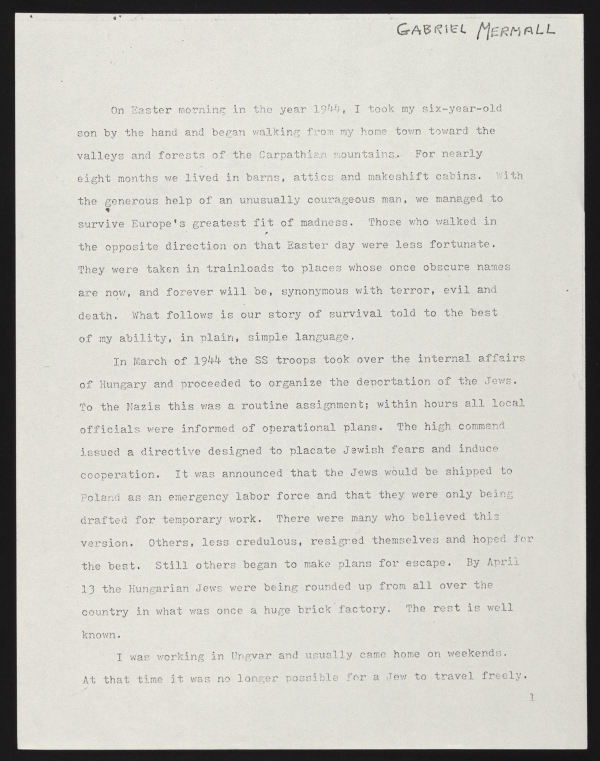
#> input picture data/one_column.jpeg, 1200 x 1522 px (shown at 1/2 size)
$ python -i preprocessing_pipeline.py   (imports and definitions only)
#> lines starting #> are read from the running program, lines starting #| are printed output that depends on the picture; after the words box and inside, x2 and y2 are one past the last pixel; in counts of white or black regions, pixels touching at a corner belong together
#> in preprocess_pipeline, img is the input picture: shape (1522, 1200, 3); mean B, G, R 197.6, 203.9, 205.2
import cv2
import numpy as np
import matplotlib.pyplot as plt

def display_from_memory(image):
    plt.figure(figsize=(8, 6))
    plt.imshow(image, cmap='gray')
    plt.axis('off')
    plt.show()

def display_from_path(im_path):
    dpi = 80
    im_data = plt.imread(im_path)
    height, width = im_data.shape[:2]
    figsize = width / float(dpi), height / float(dpi)
    fig = plt.figure(figsize=figsize)
    ax = fig.add_axes([0, 0, 1, 1])
    ax.axis('off')
    ax.imshow(im_data, cmap='gray')

    plt.show()

def binarization(image):
    gray_image = cv2.cvtColor(image, cv2.COLOR_BGR2GRAY)
    thresh, binarized_img = cv2.threshold(gray_image, 210, 230, cv2.THRESH_BINARY)
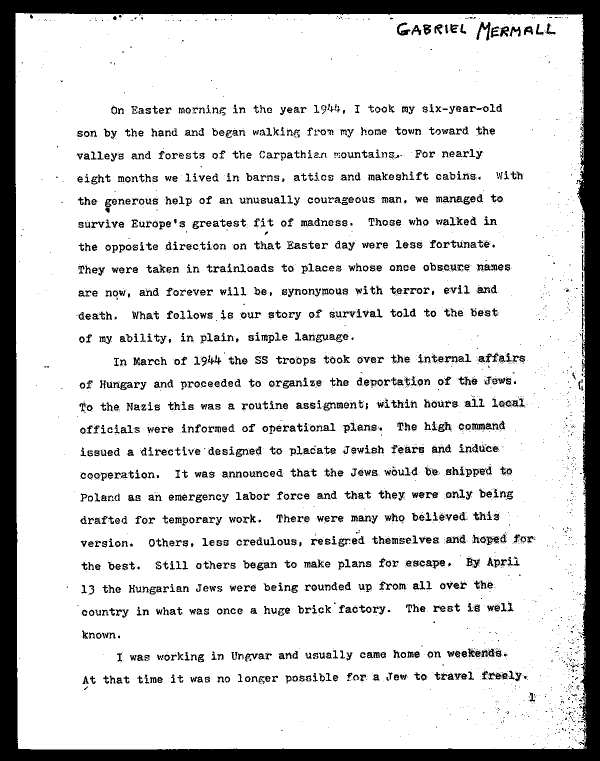
#> binarized_img: shape (1522, 1200) (shown at 1/2 size); values 0 (black) and 230 (white), 85.1% white; 4159 black regions (2848 under 20 px), largest, box (x1, y1, x2, y2) and area: (0, 0, 1200, 1522) 157515, (953, 44, 981, 81) 389, (936, 1297, 976, 1315) 326
    return binarized_img

def noise_removal(image):
    kernel = np.ones((1, 1), np.uint8)
    image = cv2.dilate(image, kernel, iterations=1)
    kernel = np.ones((1, 1), np.uint8)
    image = cv2.erode(image, kernel, iterations=1)
    image = cv2.morphologyEx(image, cv2.MORPH_CLOSE, kernel)
    image = cv2.medianBlur(image, 3)
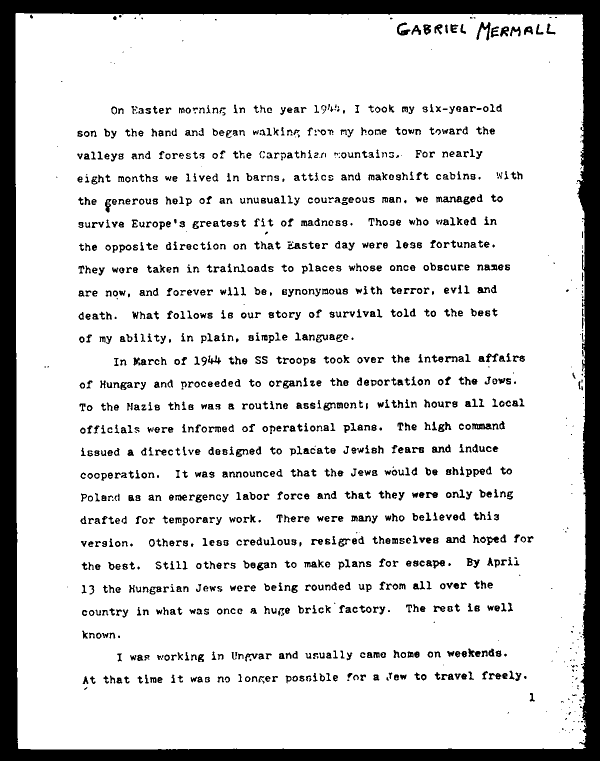
#> image: shape (1522, 1200) (shown at 1/2 size); values 0 (black) and 230 (white), 85.4% white; 1478 black regions (198 under 20 px), largest, box (x1, y1, x2, y2) and area: (0, 0, 1200, 1522) 157895, (953, 44, 981, 81) 388, (872, 392, 925, 405) 375
    return image

def thin_font(image):
    image = cv2.bitwise_not(image)
    kernel = np.zeros((2,2),np.uint8)
    image = cv2.erode(image, kernel, iterations=1)
    image = cv2.bitwise_not(image)
    return image

def thick_font(image):
    image = cv2.bitwise_not(image)
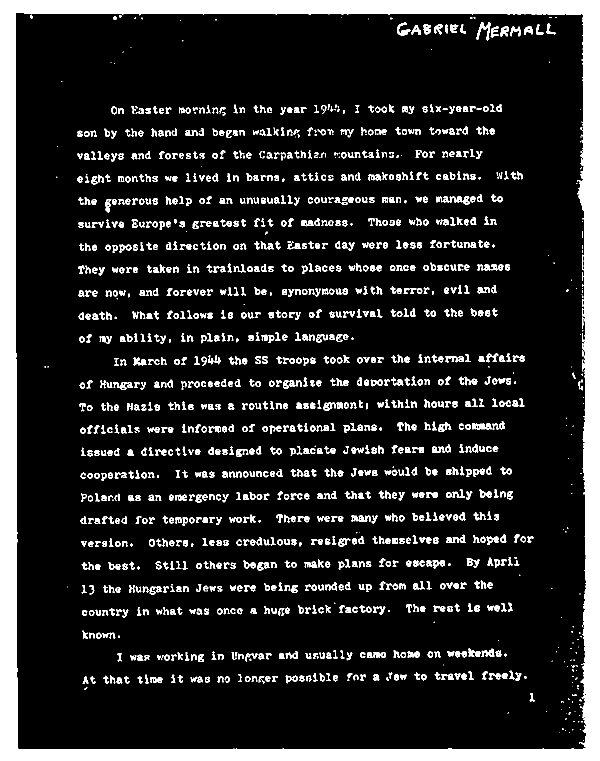
#> image: shape (1522, 1200) (shown at 1/2 size); values 25 (black) and 255 (white), 14.6% white; 1478 white regions (198 under 20 px), largest, box (x1, y1, x2, y2) and area: (0, 0, 1200, 1522) 157895, (953, 44, 981, 81) 388, (872, 392, 925, 405) 375
    kernel = np.ones((2,2),np.uint8)
    image = cv2.dilate(image, kernel, iterations=1)
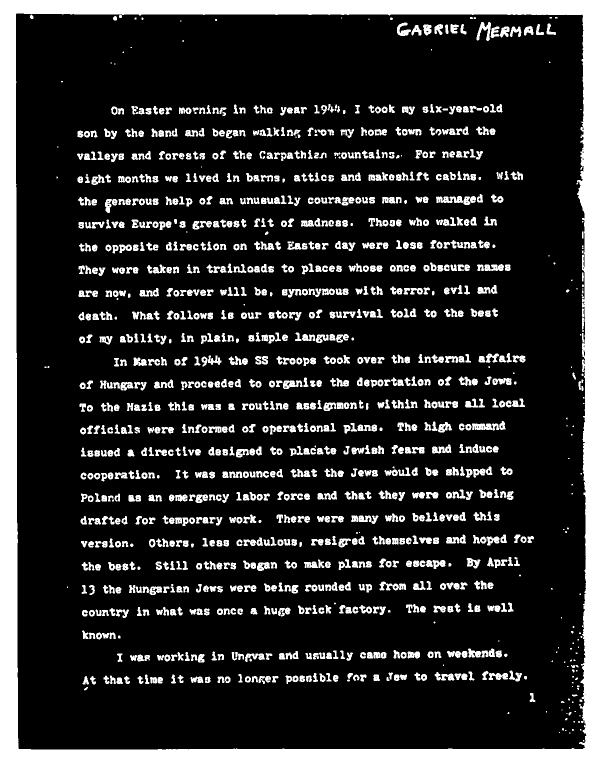
#> image: shape (1522, 1200) (shown at 1/2 size); values 25 (black) and 255 (white), 17.5% white; 1334 white regions (128 under 20 px), largest, box (x1, y1, x2, y2) and area: (0, 0, 1200, 1522) 161119, (936, 1297, 990, 1315) 604, (944, 847, 998, 861) 572
    image = cv2.bitwise_not(image)
    return image

def remove_borders(image):
    contours, hierarchy = cv2.findContours(image, cv2.RETR_EXTERNAL, cv2.CHAIN_APPROX_SIMPLE)
    cntsSorted = sorted(contours, key=lambda x:cv2.contourArea(x))
    cnt = cntsSorted[-1]
    x, y, w, h = cv2.boundingRect(cnt)
    crop = image[y:y+h, x:x+w]
    return crop

def preprocess_pipeline(image_path):
    # Load the image
    img = cv2.imread(image_path)

    # #for debugging
    # display_from_path(image_path)

    # Change to binary
    gray_image = binarization(img)

    # Noise removal
    no_noise = noise_removal(gray_image)

    # Thin font processing
    # eroded_image = thin_font(no_noise)

    # Thick font processing
    dilated_image = thick_font(no_noise)

    # Remove borders
    # no_borders = remove_borders(dilated_image)

    #for debugging
    # display_from_memory(dilated_image)

    return dilated_image

>>> result = preprocess_pipeline('data/one_column.jpeg')
